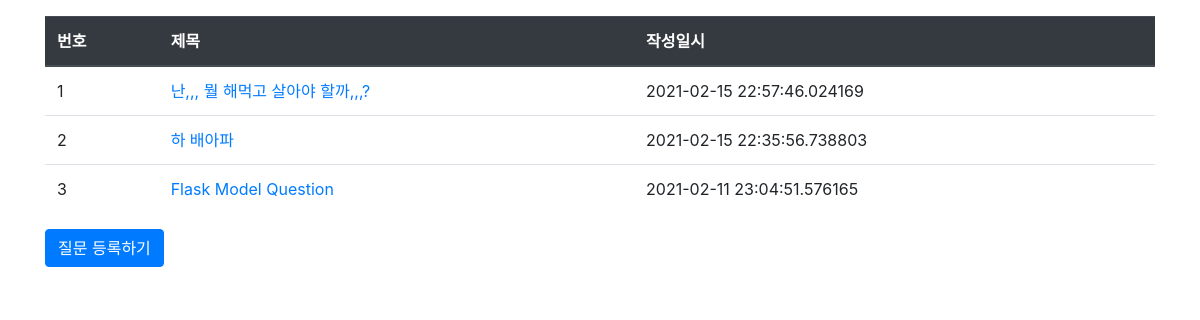
Page /question/list/ on the committed database.
### pybo/models.py (models this page shows)
class Question(db.Model):   # 모든 모델의 기본 클래스인 db.Model 상속받음.
    id = db.Column(db.Integer, primary_key=True)
    subject = db.Column(db.String(200), nullable=False)
    content = db.Column(db.Text(), nullable=False)
    create_date = db.Column(db.DateTime(), nullable=False)

### pybo/views/question_views.py (the view)
@bp.route('/list/')
def _list():
    question_list = Question.query.order_by(Question.create_date.desc())
    return render_template('question/question_list.html', question_list=question_list)

### pybo/templates/question/question_list.html
{% extends 'base.html' %}
{% block content %}
<div class="container my-3">
    <table class="table">
        <thead>
            <tr class="thead-dark">
                <th>번호</th>
                <th>제목</th>
                <th>작성일시</th>
            </tr>
        </thead>
        <tbody>
            {% if question_list %}
            {% for question in question_list %}
            <tr>
                <td>{{loop.index}}</td>
                <td>
                    <a href="{{url_for('question.detail', question_id=question.id)}}">
                        {{question.subject}}
                    </a>
                </td>
                <td>{{question.create_date}}</td>
            </tr>
            {% endfor %}
            {% else %}
            <tr>
                <td colspan="3">질문이 없습니다.</td>
            </tr>
            {% endif %}
        </tbody>
    </table>
    <a href = "{{ url_for('question.create') }}" class="btn btn-primary">질문 등록하기</a>
</div>
{% endblock %}

### rows in the picture
Question: subject "난,,, 뭘 해먹고 살아야 할까,,,?", create_date "2021-02-15 22:57:46.024169"
Question: subject "하 배아파", create_date "2021-02-15 22:35:56.738803"
Question: subject "Flask Model Question", create_date "2021-02-11 23:04:51.576165"
